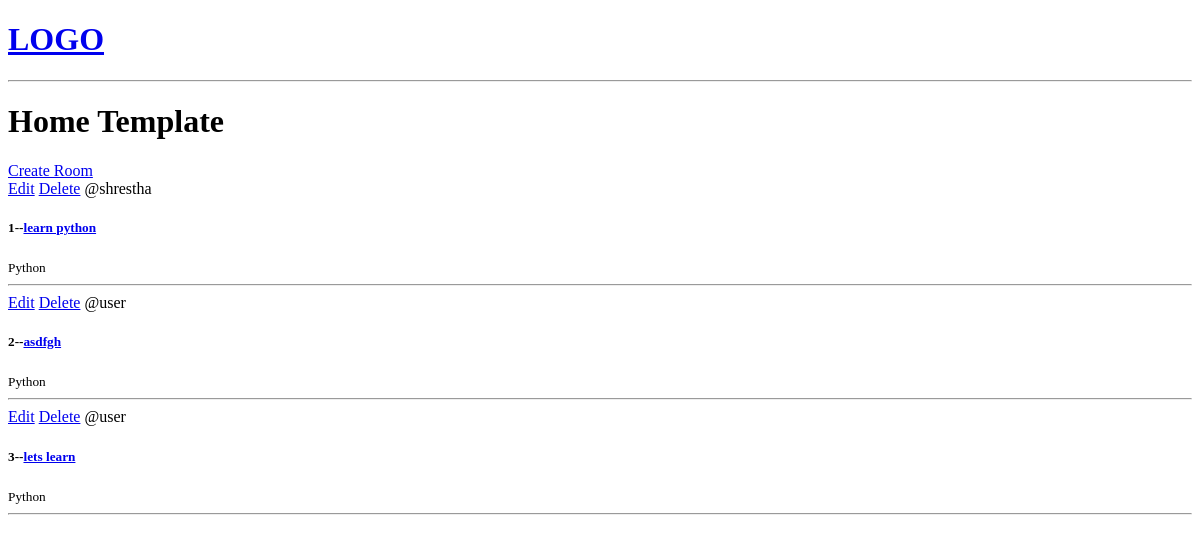
Before: / with the older database file.
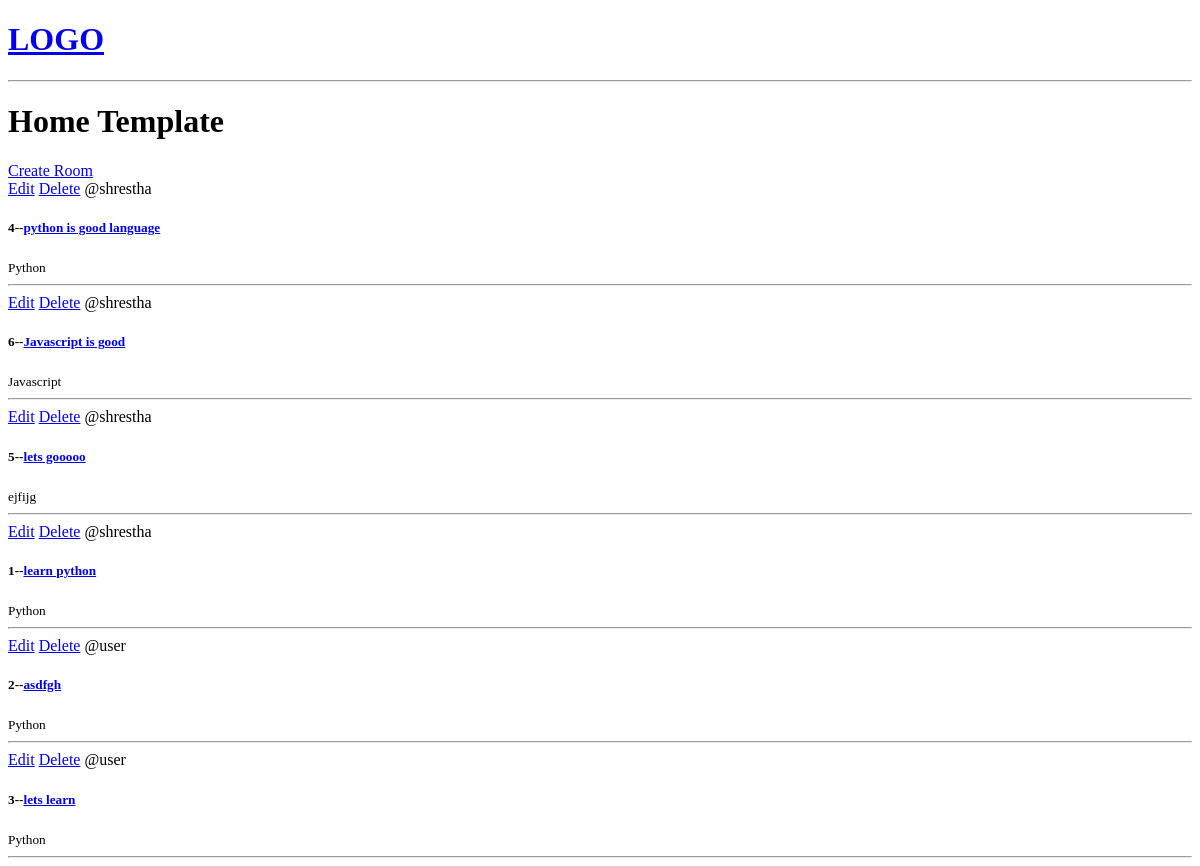
After: the same page with the newer database file.
### base/models.py (models this page shows, shortened)
class Room(models.Model):
    host = models.ForeignKey(User, on_delete=models.SET_NULL, null=True)
    topic = models.ForeignKey('Topic', on_delete=models.SET_NULL, null=True)
    name = models.CharField(max_length=200)
    description = models.TextField(null=True, blank=True)
    updated = models.DateTimeField(auto_now=True)
    created = models.DateTimeField(auto_now_add=True)
    class Meta:
        ordering = ['-updated', '-created']

class Topic(models.Model):
    name = models.CharField(max_length=200)

### base/views.py (the view)
# urls.py: 2. Add a URL to urlpatterns:  path('', views.home, name='home')
def home(request):
    rooms = Room.objects.all()
    context = {'rooms':rooms}
    return render(request, 'base/home.html', context)

### base/templates/base/home.html (shortened to what this page needs)
{% extends 'main.html' %}
{% block content %}
<h1>Home Template</h1>
<div>
    <a href="{% url 'create-room' %}">Create Room</a>
    {% for room in rooms %}
    <div>
        <a href="{% url 'update-room' room.id %}">Edit</a>
        <a href="{% url 'delete-room' room.id %}">Delete</a>
        <span>@{{room.host.username}}</span>
        <h5>{{room.id}}--<a href="{% url 'room' room.id%}">{{room.name}}</a></h5>
        <small>{{room.topic.name}}</small>
        <hr>
    </div>
        {% endfor %}
    </div>
{% endblock content %}

### templates/main.html (shortened to what this page needs)
<!DOCTYPE html>
<html lang="en">
<head>
</head>
<body>
    {% include 'navbar.html' %}
    {% block content %}
    {% endblock %}
</body>
</html>

### templates/navbar.html
<a href="/">
    <h1>LOGO</h1>
</a>
<hr>

Changed rows visible on the page:
added Room: host.username "shrestha", id "4", name "python is good language", topic.name "Python"
added Room: host.username "shrestha", id "6", name "Javascript is good", topic.name "Javascript"
added Room: host.username "shrestha", id "5", name "lets gooooo", topic.name "ejfijg"
